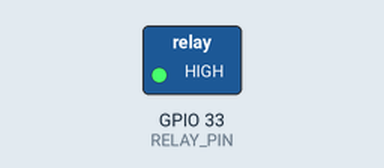
Simulated run of this sketch. Board: ESP32. Shown: switched loads named in the sketch (green lamp = pin HIGH).

Above: at 1.5 s.
At 4.5 s:
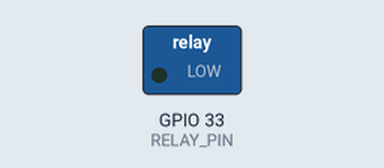
Timing chart, 0 to 7.8 s (numbered marks = the images above):
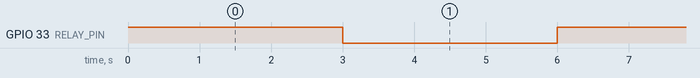

The sketch:

uso_relay_ESP__.ino
```cpp
/*
 * Codigo para controlar un relay con el ESP32 WROOM
 *
 * This ESP32 code is released in the public domain
 *
 *
 */

#define RELAY_PIN 33 // ESP32 pin GIOP33 conectado al pin IN del relay

// the setup function runs once when you press reset or power the board
void setup() {
  // initialize digital pin as an output.
  pinMode(RELAY_PIN, OUTPUT);
}

// the loop function runs over and over again forever
void loop() {
  digitalWrite(RELAY_PIN, HIGH);  // Dura encendido 3 segundos
  delay(3000);
  digitalWrite(RELAY_PIN, LOW); // Se apaga cada 3 segundos
  delay(3000);
}
```

Measured:
- by itself, GPIO 33 (RELAY_PIN): alternates HIGH for 3.0 s and LOW for 3.0 s
